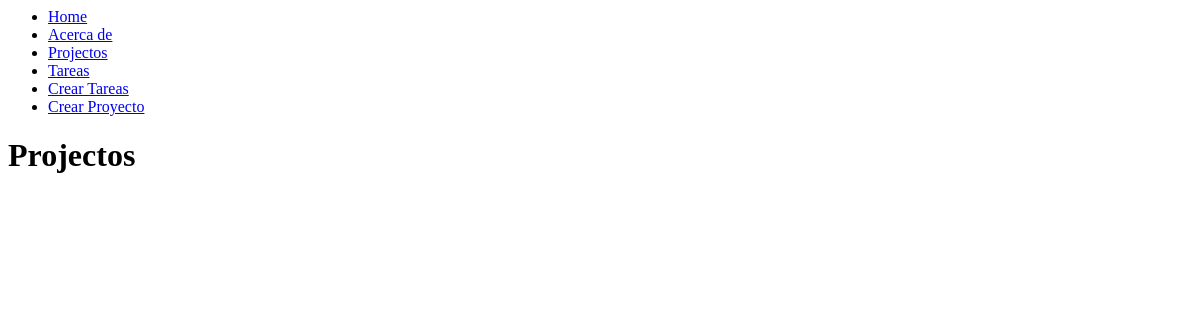
The app's page /projects/, older data.
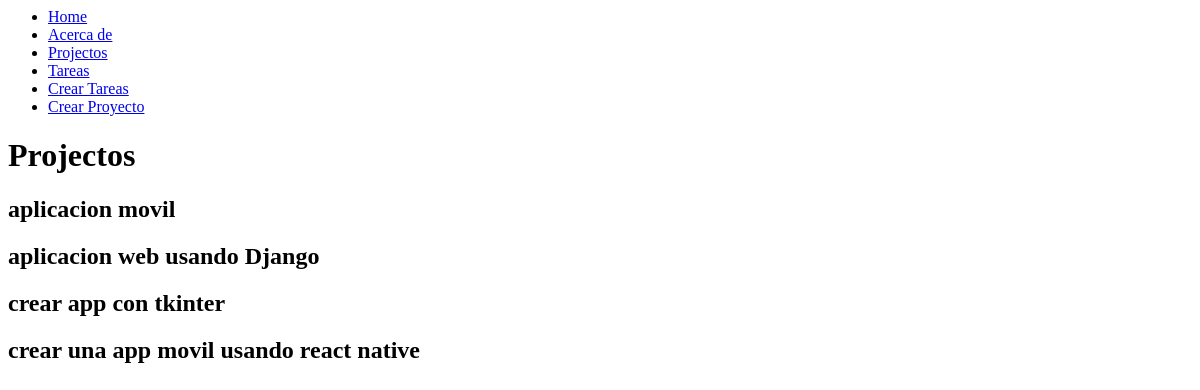
The same page, newer data.
### myapp/models.py (models this page shows)
class Project(models.Model):
    name = models.CharField(max_length=200)
    def __str__(self):
        return self.name

### myapp/views.py (the view)
# urls.py: path('projects/', views.projects, name='projects'),
def projects(request):
    projects = Project.objects.all()
    return render(request, 'projects/projects.html', {
        'projects': projects
    })

### myapp/templates/projects/projects.html
{% extends 'layout/base.html' %}
{% block content %}
<h1>Projectos</h1>
{% for project in projects %}
<div>
    <h2>{{ project.name }}</h2>
</div>
{% endfor %}
{% endblock %}

Row changes from the older to the newer data that the page shows:
added Project: name "aplicacion movil"
added Project: name "aplicacion web usando Django"
added Project: name "crear app con tkinter"
added Project: name "crear una app movil usando react native"
